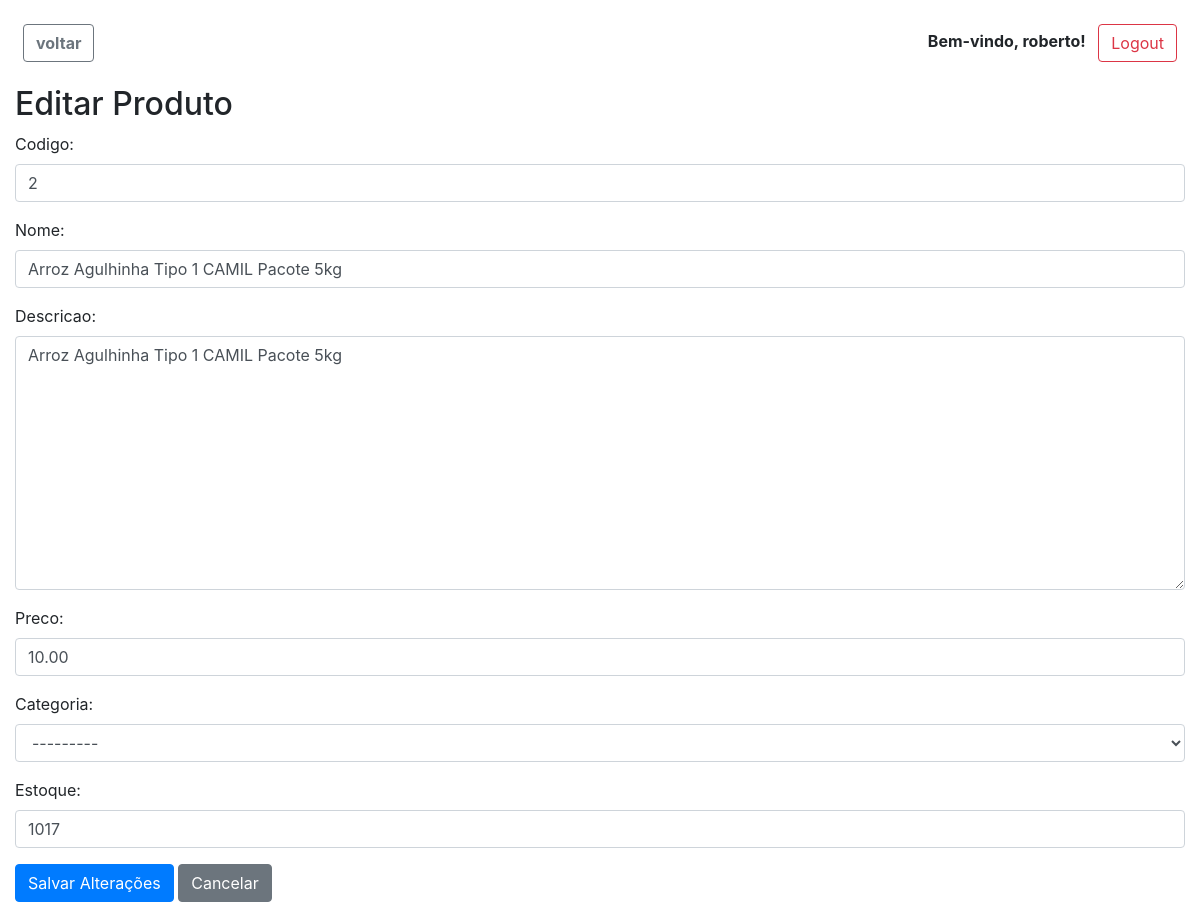
Page /pdvweb/produtos/2/editar/ (signed in) on the committed database.
### pdvweb/models.py (models this page shows, shortened)
class CustomUser(AbstractUser):
    nome = models.CharField(max_length=255, default=default_nome)
    telefone = models.CharField(max_length=20, blank=True, null=True)
    operador = models.OneToOneField(
        Operador, null=True, blank=True, on_delete=models.CASCADE)
    meus_operadores = models.ManyToManyField(
        Operador, related_name='meus_usuarios', blank=True)
    groups = models.ManyToManyField(
        Group,
        verbose_name='groups',
        blank=True,
        related_name='customuser_set',
        related_query_name='user',
    )
    user_permissions = models.ManyToManyField(
        Permission,
        verbose_name='user permissions',
        blank=True,
        related_name='customuser_set',
        related_query_name='user',
    )

class ProdutoBase(models.Model):
    codigo = models.CharField(max_length=10, unique=False, blank=True)
    nome = models.CharField(max_length=100, unique=True)
    descricao = models.TextField(blank=True, null=True)
    categoria = models.ForeignKey(
        Categoria, on_delete=models.SET_NULL, null=True, blank=True)
    class Meta:
        abstract = True

class ProdutoPorQuantidade(ProdutoBase):
    preco = models.DecimalField(
        max_digits=10, decimal_places=2, validators=[MinValueValidator(0)])
    estoque = models.PositiveIntegerField(default=0)
    data_criacao = models.DateTimeField(default=timezone.now)

### pdvweb/views.py (the view, shortened to what this page needs)
@login_required
def editar_produto(request, produto_codigo):
    try:
        produto_por_quantidade = ProdutoPorQuantidade.objects.get(
            codigo=produto_codigo)
    except ProdutoPorQuantidade.DoesNotExist:
        produto_por_quantidade = None
    try:
        produto_por_peso = ProdutoPorPeso.objects.get(codigo=produto_codigo)
    except ProdutoPorPeso.DoesNotExist:
        produto_por_peso = None
    if produto_por_quantidade:
        produto = produto_por_quantidade
        form = ProdutoPorQuantidadeForm(instance=produto_por_quantidade)
    elif produto_por_peso:
        produto = produto_por_peso
        form = ProdutoPorPesoForm(instance=produto_por_peso)
    else:
        raise Http404("Produto não encontrado")
    context = {
        'form': form,
        'produto': produto,
    }
    return render(request, 'pdvweb/produto_edit.html', context)

### pdvweb/forms.py
class ProdutoPorQuantidadeForm(forms.ModelForm):
    class Meta:
        model = ProdutoPorQuantidade
        fields = ['codigo', 'nome', 'descricao',
                  'preco', 'categoria', 'estoque']
        widgets = {
            'codigo': forms.TextInput(attrs={'class': 'form-control', 'placeholder': 'Código do Produto'}),
            'nome': forms.TextInput(attrs={'class': 'form-control', 'placeholder': 'Nome do Produto'}),
            'descricao': forms.Textarea(attrs={'class': 'form-control', 'placeholder': 'Descrição'}),
            'preco': forms.NumberInput(attrs={'class': 'form-control', 'min': 0, 'placeholder': 'Preço'}),
            'categoria': forms.Select(attrs={'class': 'form-control', 'placeholder': 'Selecione a Categoria'}),
            'estoque': forms.NumberInput(attrs={'class': 'form-control', 'min': 0, 'placeholder': 'Estoque'}),
        }

### pdvweb/templates/pdvweb/produto_edit.html (shortened to what this page needs)
{% extends 'pdvweb/base.html' %}
{% block content %}
    <h2>Editar Produto</h2>
    <form method="post">
        {% if form %}
            {{ form.as_p }}
        {% else %}
            <p>Não foi possível carregar o formulário para este produto.</p>
        {% endif %}
        <button type="submit" class="btn btn-primary">Salvar Alterações</button>
        <a href="{% url 'pdvweb:listar_produtos' %}" class="btn btn-secondary">Cancelar</a>
    </form>
{% endblock %}

### pdvweb/templates/pdvweb/base.html (shortened to what this page needs)
<!DOCTYPE html>
<html lang="en">
<head>
    <link rel="stylesheet" href="https://cdnjs.cloudflare.com/ajax/libs/font-awesome/5.15.4/css/all.min.css" />
    <link rel="stylesheet" href="https://maxcdn.bootstrapcdn.com/bootstrap/4.0.0/css/bootstrap.min.css">
</head>
<br>
<body class="d-flex flex-column vh-100">
    <div class="container-fluid flex-grow-1">
        <div class="row">
            <div class="col-md-12 mb-3">
                {% if user.is_authenticated %}
                <button id="voltar" class="btn btn-outline-secondary ml-2"
                    onclick="goBack()"><strong>voltar</strong></button>
                <div class="float-right mx-2">
                    <p class="d-inline-block"><strong>Bem-vindo, {{ user.username }}!</strong></p>
                    <a href="{% url 'pdvweb:logout_view' %}" class="btn btn-outline-danger ml-2">Logout</a>
                </div>
                {% else %}
                <a href="{% url 'pdvweb:login_operador' %}" class="btn btn-primary float-right">Login</a>
                {% endif %}
            </div>
        </div>
        {% block content %}{% endblock %}
    </div>
</body>
</html>

### rows in the picture
CustomUser: username "roberto"
ProdutoPorQuantidade: codigo "2", nome "Arroz Agulhinha Tipo 1 CAMIL Pacote 5kg", descricao "Arroz Agulhinha Tipo 1 CAMIL Pacote 5kg", preco "10.00", categoria "---------", estoque "1017"
